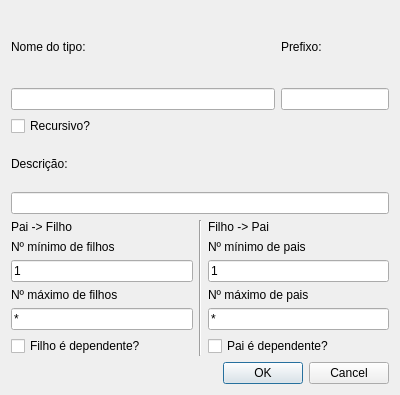
<?xml version="1.0" encoding="UTF-8"?>
<ui version="4.0">
 <class>EditTypeDialog</class>
 <widget class="QDialog" name="EditTypeDialog">
  <property name="geometry">
   <rect>
    <x>0</x>
    <y>0</y>
    <width>400</width>
    <height>395</height>
   </rect>
  </property>
  <property name="windowTitle">
   <string>Editar TIM</string>
  </property>
  <layout class="QVBoxLayout" name="verticalLayout_21">
   <item>
    <layout class="QHBoxLayout" name="horizontalLayout_4">
     <item>
      <layout class="QVBoxLayout" name="verticalLayout_19">
       <item>
        <widget class="QLabel" name="nameLabel">
         <property name="text">
          <string>Nome do tipo:</string>
         </property>
        </widget>
       </item>
       <item>
        <widget class="QLineEdit" name="nameEdit">
         <property name="enabled">
          <bool>true</bool>
         </property>
        </widget>
       </item>
      </layout>
     </item>
     <item>
      <layout class="QVBoxLayout" name="verticalLayout_20">
       <item>
        <widget class="QLabel" name="prefixLabel">
         <property name="text">
          <string>Prefixo:</string>
         </property>
        </widget>
       </item>
       <item>
        <widget class="QLineEdit" name="prefixEdit">
         <property name="sizePolicy">
          <sizepolicy hsizetype="Fixed" vsizetype="Fixed">
           <horstretch>0</horstretch>
           <verstretch>0</verstretch>
          </sizepolicy>
         </property>
        </widget>
       </item>
      </layout>
     </item>
    </layout>
   </item>
   <item>
    <layout class="QVBoxLayout" name="verticalLayout_18">
     <item>
      <widget class="QCheckBox" name="checkBox">
       <property name="text">
        <string>Recursivo?</string>
       </property>
      </widget>
     </item>
     <item>
      <widget class="QLabel" name="descriptionLabel">
       <property name="text">
        <string>Descrição:</string>
       </property>
      </widget>
     </item>
     <item>
      <widget class="QLineEdit" name="descriptionEdit"/>
     </item>
    </layout>
   </item>
   <item>
    <layout class="QHBoxLayout" name="horizontalLayout_3">
     <item>
      <layout class="QVBoxLayout" name="verticalLayout_11">
       <item>
        <widget class="QLabel" name="parentChildLabel">
         <property name="text">
          <string>Pai -&gt; Filho</string>
         </property>
        </widget>
       </item>
       <item>
        <layout class="QVBoxLayout" name="verticalLayout_12">
         <item>
          <widget class="QLabel" name="minCardChildLabel">
           <property name="text">
            <string>Nº mínimo de filhos</string>
           </property>
          </widget>
         </item>
         <item>
          <widget class="QLineEdit" name="minCardChildEdit">
           <property name="text">
            <string>1</string>
           </property>
          </widget>
         </item>
        </layout>
       </item>
       <item>
        <layout class="QVBoxLayout" name="verticalLayout_13">
         <item>
          <widget class="QLabel" name="maxCardChildLabel">
           <property name="text">
            <string>Nº máximo de filhos</string>
           </property>
          </widget>
         </item>
         <item>
          <widget class="QLineEdit" name="maxCardChildEdit">
           <property name="text">
            <string>*</string>
           </property>
          </widget>
         </item>
        </layout>
       </item>
       <item>
        <widget class="QCheckBox" name="childDependencyCheckBox">
         <property name="text">
          <string>Filho é dependente?</string>
         </property>
        </widget>
       </item>
      </layout>
     </item>
     <item>
      <widget class="Line" name="line_5">
       <property name="orientation">
        <enum>Qt::Vertical</enum>
       </property>
      </widget>
     </item>
     <item>
      <layout class="QVBoxLayout" name="verticalLayout_14">
       <item>
        <widget class="QLabel" name="childParentLabel">
         <property name="text">
          <string>Filho -&gt; Pai</string>
         </property>
        </widget>
       </item>
       <item>
        <layout class="QVBoxLayout" name="verticalLayout_15">
         <item>
          <widget class="QLabel" name="minCardParentLabel">
           <property name="text">
            <string>Nº mínimo de pais</string>
           </property>
          </widget>
         </item>
         <item>
          <widget class="QLineEdit" name="minCardParentEdit">
           <property name="text">
            <string>1</string>
           </property>
          </widget>
         </item>
        </layout>
       </item>
       <item>
        <layout class="QVBoxLayout" name="verticalLayout_16">
         <item>
          <widget class="QLabel" name="maxCardParentLabel">
           <property name="text">
            <string>Nº máximo de pais</string>
           </property>
          </widget>
         </item>
         <item>
          <widget class="QLineEdit" name="maxCardParentEdit">
           <property name="text">
            <string>*</string>
           </property>
          </widget>
         </item>
        </layout>
       </item>
       <item>
        <widget class="QCheckBox" name="parentDependencyCheckBox">
         <property name="text">
          <string>Pai é dependente?</string>
         </property>
        </widget>
       </item>
      </layout>
     </item>
    </layout>
   </item>
   <item>
    <widget class="QDialogButtonBox" name="buttonBox">
     <property name="orientation">
      <enum>Qt::Horizontal</enum>
     </property>
     <property name="standardButtons">
      <set>QDialogButtonBox::Cancel|QDialogButtonBox::Ok</set>
     </property>
    </widget>
   </item>
  </layout>
 </widget>
 <resources/>
 <connections>
  <connection>
   <sender>buttonBox</sender>
   <signal>rejected()</signal>
   <receiver>EditTypeDialog</receiver>
   <slot>reject()</slot>
   <hints>
    <hint type="sourcelabel">
     <x>229</x>
     <y>379</y>
    </hint>
    <hint type="destinationlabel">
     <x>127</x>
     <y>391</y>
    </hint>
   </hints>
  </connection>
  <connection>
   <sender>buttonBox</sender>
   <signal>accepted()</signal>
   <receiver>EditTypeDialog</receiver>
   <slot>accept()</slot>
   <hints>
    <hint type="sourcelabel">
     <x>353</x>
     <y>374</y>
    </hint>
    <hint type="destinationlabel">
     <x>295</x>
     <y>392</y>
    </hint>
   </hints>
  </connection>
 </connections>
</ui>
